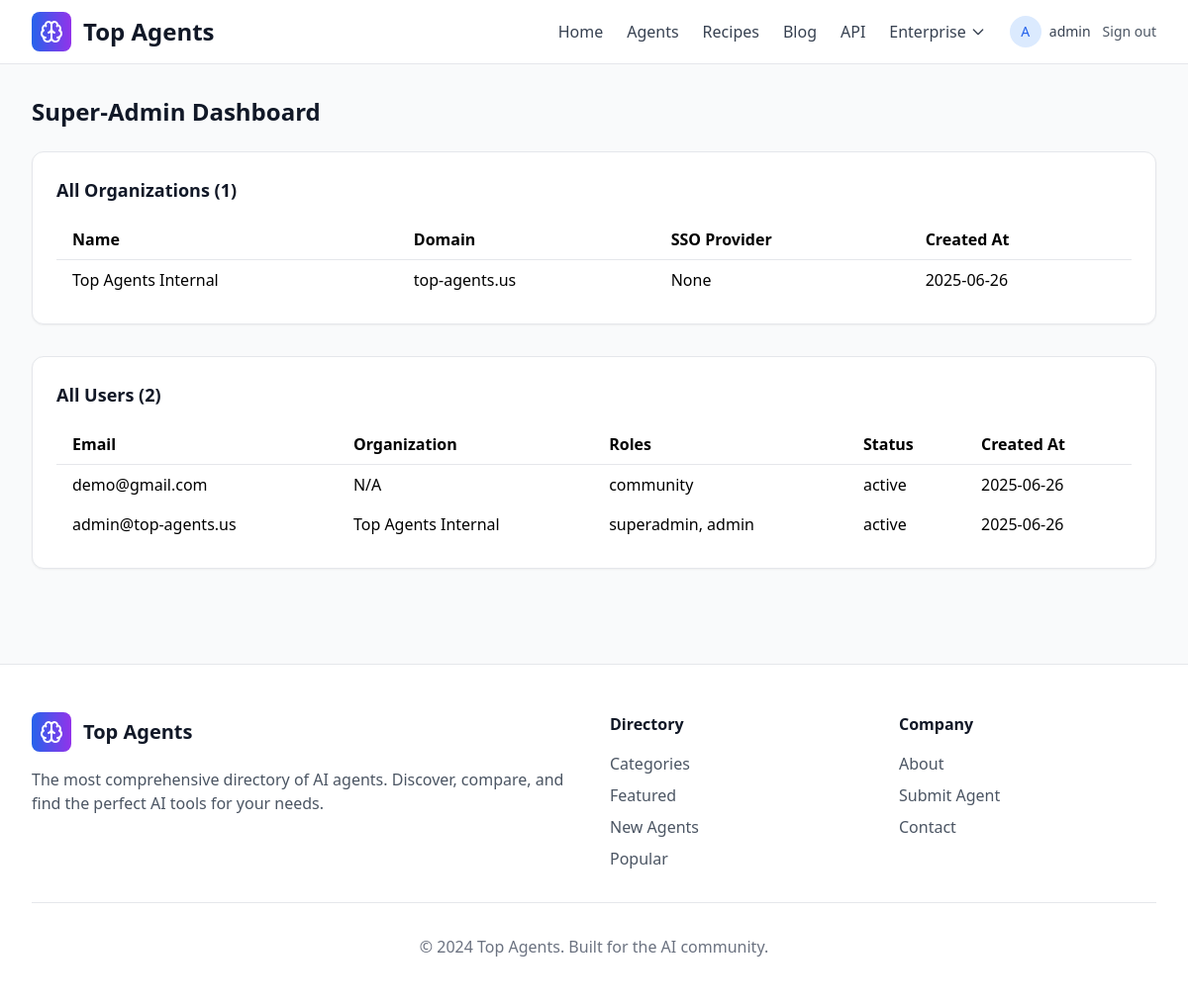
The page /superadmin (signed in) on the database its author committed.
### models.py (models this page shows, shortened)
class User(db.Model):
    __tablename__ = 'users'
    id = db.Column(db.String(36), primary_key=True)  # UUID
    email = db.Column(db.String(255), unique=True, nullable=False)
    full_name = db.Column(db.String(255))
    first_name = db.Column(db.String(100))
    last_name = db.Column(db.String(100))
    password_hash = db.Column(db.String(255))  # nullable for SSO-only users
    sso_provider = db.Column(db.String(50))    # 'okta', 'azure_ad', 'google', 'none'
    sso_id = db.Column(db.String(255))         # ID from SSO provider, nullable
    organization_id = db.Column(db.String(36), db.ForeignKey('organizations.id'), nullable=True)
    department = db.Column(db.String(100))
    team = db.Column(db.String(100))
    role = db.Column(db.String(50), default='community')  # e.g., 'admin', 'employee', 'manager', etc.
    primary_role = db.Column(db.String(50), default='community')  # e.g., 'admin', 'employee', 'manager', 'security', 'finance', 'community'
    roles = db.Column(db.JSON, default=lambda: ['community'])  # List of roles for RBAC
    status = db.Column(db.String(20), default='active')  # 'active', 'invited', 'disabled'
    profile_image = db.Column(db.String(255))
    created_at = db.Column(db.DateTime, default=datetime.utcnow)
    updated_at = db.Column(db.DateTime, default=datetime.utcnow, onupdate=datetime.utcnow)
    last_login = db.Column(db.DateTime)
    preferences = db.Column(db.JSON)           # For notification, UI, etc.
    organization = db.relationship('Organization', back_populates='users')
    def is_superadmin(self):
        return self.roles and 'superadmin' in self.roles

class Organization(db.Model):
    __tablename__ = 'organizations'
    id = db.Column(db.String(36), primary_key=True)  # UUID
    name = db.Column(db.String(255), unique=True, nullable=False)
    domain = db.Column(db.String(255))  # e.g., 'acme.com'
    sso_provider = db.Column(db.String(50))
    sso_config = db.Column(db.JSON)     # SSO/IDP config details
    created_at = db.Column(db.DateTime, default=datetime.utcnow)
    updated_at = db.Column(db.DateTime, default=datetime.utcnow, onupdate=datetime.utcnow)
    users = db.relationship('User', back_populates='organization')

### routes.py (the view)
@main_bp.route('/superadmin')
@require_superadmin
def superadmin_dashboard(user):
    all_users = User.query.order_by(User.created_at.desc()).all()
    all_orgs = Organization.query.order_by(Organization.name).all()
    return render_template('superadmin.html', users=all_users, orgs=all_orgs)

### routes.py (called while the page is built)
@main_bp.context_processor
def inject_user():
    user_id = session.get('user_id')
    current_user = None
    if user_id:
        from models import User
        current_user = User.query.filter_by(id=user_id).first()
    return {'current_user': current_user}

def get_current_user():
    user_id = session.get('user_id')
    user = None
    if user_id:
        from models import User
        user = User.query.filter_by(id=user_id).first()
    return user

def require_superadmin(view_func):
    @wraps(view_func)
    def wrapper(*args, **kwargs):
        user = get_current_user()
        if not user or not user.is_superadmin():
            flash('You must be a superadmin to access this page.', 'danger')
            return render_template('403.html'), 403
        return view_func(user, *args, **kwargs)
    return wrapper

### templates/superadmin.html (shortened to what this page needs)
{% extends "base.html" %}
{% block content %}
<div class="max-w-7xl mx-auto px-4 sm:px-6 lg:px-8 py-8">
    <h1 class="text-2xl font-bold text-gray-900 mb-6">Super-Admin Dashboard</h1>
    <div class="bg-white rounded-xl shadow-sm border border-gray-200 p-6 mb-8">
        <h2 class="text-lg font-semibold text-gray-900 mb-4">All Organizations ({{ orgs|length }})</h2>
        <div class="overflow-x-auto">
            <table class="min-w-full divide-y divide-gray-200">
                <thead>
                    <tr>
                        <th class="px-4 py-2 text-left">Name</th>
                        <th class="px-4 py-2 text-left">Domain</th>
                        <th class="px-4 py-2 text-left">SSO Provider</th>
                        <th class="px-4 py-2 text-left">Created At</th>
                    </tr>
                </thead>
                <tbody>
                    {% for org in orgs %}
                    <tr>
                        <td class="px-4 py-2">{{ org.name }}</td>
                        <td class="px-4 py-2">{{ org.domain }}</td>
                        <td class="px-4 py-2">{{ org.sso_provider }}</td>
                        <td class="px-4 py-2">{{ org.created_at.strftime('%Y-%m-%d') }}</td>
                    </tr>
                    {% endfor %}
                </tbody>
            </table>
        </div>
    </div>
    <div class="bg-white rounded-xl shadow-sm border border-gray-200 p-6">
        <h2 class="text-lg font-semibold text-gray-900 mb-4">All Users ({{ users|length }})</h2>
        <div class="overflow-x-auto">
            <table class="min-w-full divide-y divide-gray-200">
                <thead>
                    <tr>
                        <th class="px-4 py-2 text-left">Email</th>
                        <th class="px-4 py-2 text-left">Organization</th>
                        <th class="px-4 py-2 text-left">Roles</th>
                        <th class="px-4 py-2 text-left">Status</th>
                        <th class="px-4 py-2 text-left">Created At</th>
                    </tr>
                </thead>
                <tbody>
                    {% for u in users %}
                    <tr>
                        <td class="px-4 py-2">{{ u.email }}</td>
                        <td class="px-4 py-2">{{ u.organization.name if u.organization else 'N/A' }}</td>
                        <td class="px-4 py-2">{{ u.roles|join(', ') }}</td>
                        <td class="px-4 py-2">{{ u.status }}</td>
                        <td class="px-4 py-2">{{ u.created_at.strftime('%Y-%m-%d') }}</td>
                    </tr>
                    {% endfor %}
                </tbody>
            </table>
        </div>
    </div>
</div>
{% endblock %}

### templates/base.html (shortened to what this page needs)
<!DOCTYPE html>
<html lang="en">
<head>
    <script src="https://cdn.tailwindcss.com"></script>
    <link href="{{ url_for('static', filename='css/style.css') }}" rel="stylesheet">
</head>
<body class="min-h-screen bg-gray-50">
    <header class="bg-white border-b border-gray-200 sticky top-0 z-50">
        <div class="max-w-7xl mx-auto px-4 sm:px-6 lg:px-8">
            <div class="flex items-center justify-between h-16">
                <div class="flex items-center space-x-3">
                    <a href="{{ url_for('main.index') }}" class="flex items-center space-x-2 sm:space-x-3">
                        <div class="bg-gradient-to-r from-blue-600 to-purple-600 p-2 rounded-lg">
                            <i data-lucide="brain" class="h-5 w-5 sm:h-6 sm:w-6 text-white"></i>
                        </div>
                        <h1 class="text-lg sm:text-xl lg:text-2xl font-bold text-gray-900">Top Agents</h1>
                    </a>
                </div>
                <nav class="hidden md:flex items-center space-x-6">
                    <a href="{{ url_for('main.index') }}" class="text-gray-700 hover:text-gray-900 font-medium">Home</a>
                    <a href="{{ url_for('main.agents') }}" class="text-gray-700 hover:text-gray-900 font-medium">Agents</a>
                    <a href="{{ url_for('main.recipes') }}" class="text-gray-700 hover:text-gray-900 font-medium">Recipes</a>
                    <a href="{{ url_for('main.blog_list') }}" class="text-gray-700 hover:text-gray-900 font-medium">Blog</a>
                    <a href="{{ url_for('main.api_docs') }}" class="text-gray-700 hover:text-gray-900 font-medium">API</a>
                    <div class="relative group" tabindex="0" aria-haspopup="true" aria-expanded="false" id="enterprise-dropdown-group">
                        <button type="button" class="text-gray-700 hover:text-gray-900 font-medium flex items-center focus:outline-none" id="enterprise-dropdown-btn" aria-haspopup="true" aria-expanded="false">
                            Enterprise
                            <svg class="ml-1 h-4 w-4" fill="none" stroke="currentColor" viewBox="0 0 24 24"><path stroke-linecap="round" stroke-linejoin="round" stroke-width="2" d="M19 9l-7 7-7-7"/></svg>
                        </button>
                    </div>
                    {% if current_user %}
                    <div class="flex items-center space-x-3">
                        <div class="flex items-center space-x-2">
                            {% if current_user.profile_image %}
                            <img src="{{ current_user.profile_image }}" alt="Profile" class="w-8 h-8 rounded-full">
                            {% else %}
                            <div class="w-8 h-8 bg-blue-100 rounded-full flex items-center justify-center">
                                <span class="text-blue-600 text-sm font-medium">{{ current_user.first_name[0] if current_user.first_name else current_user.email[0].upper() }}</span>
                            </div>
                            {% endif %}
                            <span class="text-gray-700 text-sm">{{ current_user.first_name or current_user.email.split('@')[0] }}</span>
                        </div>
                        <a href="{{ url_for('main.logout') }}" class="text-gray-600 hover:text-gray-900 text-sm">Sign out</a>
                    </div>
                    {% endif %}
                </nav>
            </div>
        </div>
    </header>
    <main>
        {% block content %}{% endblock %}
    </main>
    <footer class="bg-white border-t border-gray-200 mt-16">
        <div class="max-w-7xl mx-auto px-4 sm:px-6 lg:px-8 py-12">
            <div class="grid grid-cols-1 md:grid-cols-4 gap-8">
                <div class="col-span-1 md:col-span-2">
                    <div class="flex items-center space-x-3 mb-4">
                        <div class="bg-gradient-to-r from-blue-600 to-purple-600 p-2 rounded-lg">
                            <i data-lucide="brain" class="h-6 w-6 text-white"></i>
                        </div>
                        <h3 class="text-xl font-bold text-gray-900">Top Agents</h3>
                    </div>
                    <p class="text-gray-600 mb-4">
                        The most comprehensive directory of AI agents. Discover, compare, and find the perfect AI tools for your needs.
                    </p>
                </div>
                <div>
                    <h4 class="font-semibold text-gray-900 mb-4">Directory</h4>
                    <ul class="space-y-2 text-gray-600">
                        <li><a href="#" class="hover:text-gray-900">Categories</a></li>
                        <li><a href="#" class="hover:text-gray-900">Featured</a></li>
                        <li><a href="#" class="hover:text-gray-900">New Agents</a></li>
                        <li><a href="#" class="hover:text-gray-900">Popular</a></li>
                    </ul>
                </div>
                <div>
                    <h4 class="font-semibold text-gray-900 mb-4">Company</h4>
                    <ul class="space-y-2 text-gray-600">
                        <li><a href="#" class="hover:text-gray-900">About</a></li>
                        <li><a href="#" class="hover:text-gray-900">Submit Agent</a></li>
                        <li><a href="#" class="hover:text-gray-900">Contact</a></li>
                    </ul>
                </div>
            </div>
            <div class="border-t border-gray-200 mt-8 pt-8 text-center text-gray-500">
                <p>&copy; 2024 Top Agents. Built for the AI community.</p>
            </div>
        </div>
    </footer>
</body>
</html>

### static/css/style.css (style rules this page uses)
html { scroll-behavior: smooth; }

### rows shown on the page
User: first_name+email "A", first_name+email "admin", email "admin@top-agents.us", organization "Top Agents Internal", roles "superadmin, admin", status "active", created_at "2025-06-26"
Organization: name "Top Agents Internal", domain "top-agents.us", sso_provider "None", created_at "2025-06-26"
User: email "demo@gmail.com", organization "N/A", roles "community", status "active", created_at "2025-06-26"

### other values the page prints
{{ orgs|length }} "1"
{{ users|length }} "2"
